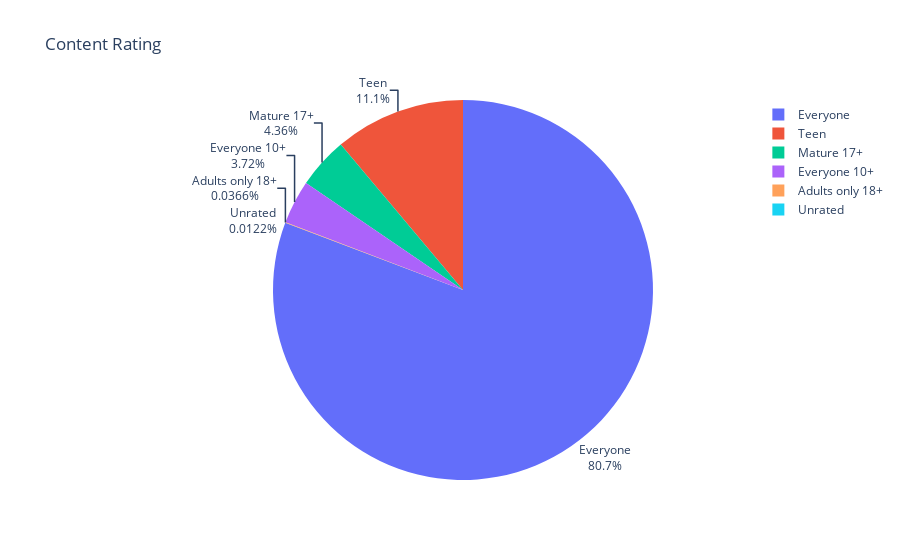

Notebook code for this chart:
### Code cell
fig = px.pie(labels=ratings.index, values=ratings.values,
             title="Content Rating", names=ratings.index
             )
fig.update_traces(textposition='outside',textinfo='label+percent')
fig.show()

### Figure 1 — Plotly figure (JSON) as saved in the notebook; plotly's stock layout.template omitted (floating-point values rounded to 4 significant figures)
{"data": [{"domain": {"x": [0, 1], "y": [0, 1]}, "hovertemplate": "label=%{label}<br>value=%{value}<extra></extra>", "labels": ["Everyone", "Teen", "Mature 17+", "Everyone 10+", "Adults only 18+", "Unrated"], "legendgroup": "", "name": "", "showlegend": true, "textinfo": "label+percent", "textposition": "outside", "type": "pie", "values": [6619, 912, 357, 305, 3, 1]}], "layout": {"legend": {"tracegroupgap": 0}, "title": {"text": "Content Rating"}}}
